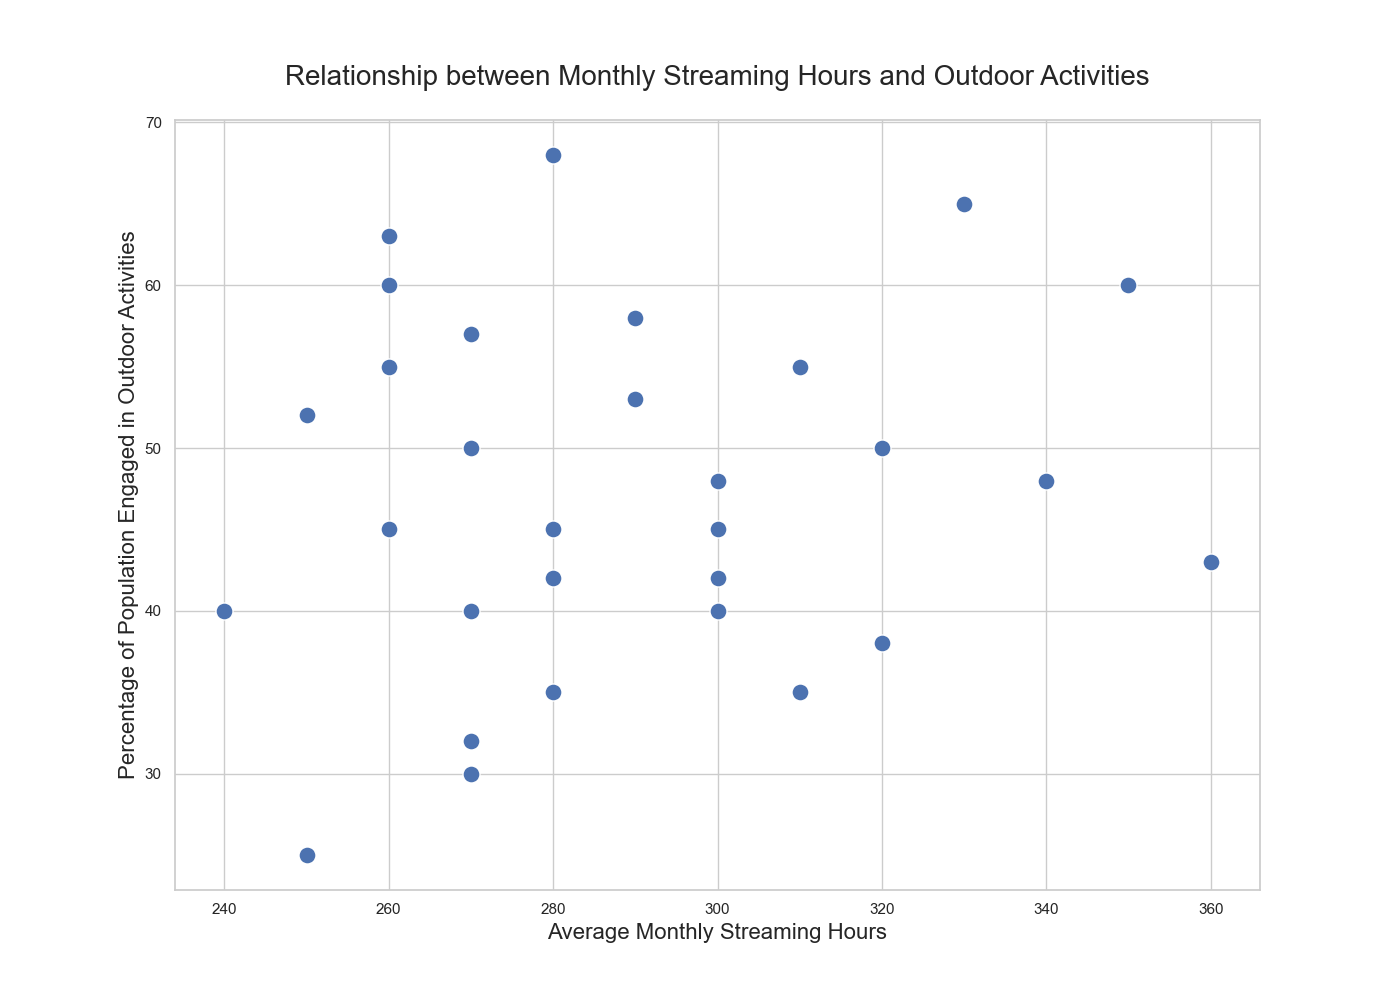

Here is the Python script that generated this plot:

import seaborn as sns
import pandas as pd
import matplotlib.pyplot as plt

data = {
    'Country': ['USA', 'China', 'Japan', 'Germany', 'India', 'UK', 'France', 'Italy', 'Brazil', 
                'Canada', 'Russia', 'South Korea', 'Australia', 'Spain', 'Mexico', 'Indonesia', 
                'Netherlands', 'Saudi Arabia', 'Turkey', 'Switzerland', 'Nigeria', 'Argentina', 
                'South Africa', 'Egypt', 'Philippines', 'Vietnam', 'Thailand', 'Colombia', 
                'Malaysia', 'Chile'],
    'AverageMonthlyStreamingHours': [350, 320, 280, 260, 300, 290, 270, 250, 310, 330, 340, 360, 
                                     280, 290, 300, 270, 260, 250, 240, 260, 280, 300, 310, 270, 
                                     320, 280, 270, 300, 260, 270],
    'PercentageOutdoorActivities': [60, 50, 45, 55, 40, 58, 57, 52, 35, 65, 48, 43, 68, 53, 42, 
                                    32, 63, 25, 40, 60, 35, 45, 55, 30, 38, 42, 50, 48, 45, 40]
}

df = pd.DataFrame(data)

plt.figure(figsize=(14, 10))
sns.scatterplot(data=df, x='AverageMonthlyStreamingHours', y='PercentageOutdoorActivities', 
                palette=['#ff5733', '#33ff57'], 
                s=150)

plt.title('Relationship between Monthly Streaming Hours and Outdoor Activities', fontsize=20, pad=25)
plt.xlabel('Average Monthly Streaming Hours', fontsize=16)
plt.ylabel('Percentage of Population Engaged in Outdoor Activities', fontsize=16)

plt.show()
